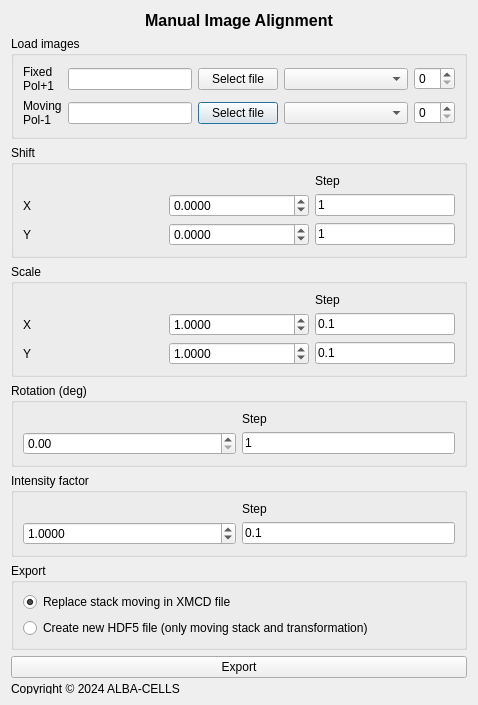
<?xml version="1.0" encoding="UTF-8"?>
<ui version="4.0">
 <class>ManualImageAlignment</class>
 <widget class="QDialog" name="ManualImageAlignment">
  <property name="geometry">
   <rect>
    <x>0</x>
    <y>0</y>
    <width>478</width>
    <height>636</height>
   </rect>
  </property>
  <property name="sizePolicy">
   <sizepolicy hsizetype="MinimumExpanding" vsizetype="MinimumExpanding">
    <horstretch>0</horstretch>
    <verstretch>0</verstretch>
   </sizepolicy>
  </property>
  <property name="focusPolicy">
   <enum>Qt::WheelFocus</enum>
  </property>
  <property name="contextMenuPolicy">
   <enum>Qt::DefaultContextMenu</enum>
  </property>
  <property name="acceptDrops">
   <bool>false</bool>
  </property>
  <property name="windowTitle">
   <string>MARTApp</string>
  </property>
  <property name="autoFillBackground">
   <bool>false</bool>
  </property>
  <property name="sizeGripEnabled">
   <bool>false</bool>
  </property>
  <layout class="QHBoxLayout" name="horizontalLayout">
   <item>
    <layout class="QVBoxLayout" name="verticalLayout">
     <property name="sizeConstraint">
      <enum>QLayout::SetMinimumSize</enum>
     </property>
     <item>
      <widget class="QLabel" name="label_12">
       <property name="font">
        <font>
         <pointsize>12</pointsize>
         <weight>75</weight>
         <bold>true</bold>
        </font>
       </property>
       <property name="acceptDrops">
        <bool>false</bool>
       </property>
       <property name="frameShape">
        <enum>QFrame::NoFrame</enum>
       </property>
       <property name="frameShadow">
        <enum>QFrame::Plain</enum>
       </property>
       <property name="text">
        <string>Manual Image Alignment</string>
       </property>
       <property name="alignment">
        <set>Qt::AlignCenter</set>
       </property>
      </widget>
     </item>
     <item>
      <widget class="QGroupBox" name="groupBox">
       <property name="title">
        <string>Load images</string>
       </property>
       <layout class="QGridLayout" name="gridLayout_6">
        <item row="0" column="0">
         <layout class="QGridLayout" name="gridLayout_5">
          <item row="1" column="0">
           <widget class="QLabel" name="label_6">
            <property name="text">
             <string>Moving
Pol-1</string>
            </property>
           </widget>
          </item>
          <item row="1" column="4">
           <widget class="QSpinBox" name="nimg_moving"/>
          </item>
          <item row="0" column="4">
           <widget class="QSpinBox" name="nimg_fixed"/>
          </item>
          <item row="0" column="0">
           <widget class="QLabel" name="label_5">
            <property name="text">
             <string>Fixed
Pol+1</string>
            </property>
           </widget>
          </item>
          <item row="0" column="1">
           <widget class="QLineEdit" name="fileFixed">
            <property name="enabled">
             <bool>true</bool>
            </property>
            <property name="sizePolicy">
             <sizepolicy hsizetype="Expanding" vsizetype="Fixed">
              <horstretch>0</horstretch>
              <verstretch>0</verstretch>
             </sizepolicy>
            </property>
           </widget>
          </item>
          <item row="1" column="2">
           <widget class="QPushButton" name="SelectFileMoving">
            <property name="text">
             <string>Select file</string>
            </property>
           </widget>
          </item>
          <item row="1" column="1">
           <widget class="QLineEdit" name="fileMoving">
            <property name="sizePolicy">
             <sizepolicy hsizetype="Expanding" vsizetype="Fixed">
              <horstretch>0</horstretch>
              <verstretch>0</verstretch>
             </sizepolicy>
            </property>
           </widget>
          </item>
          <item row="0" column="2">
           <widget class="QPushButton" name="SelectFileFixed">
            <property name="text">
             <string>Select file</string>
            </property>
           </widget>
          </item>
          <item row="0" column="3">
           <widget class="QComboBox" name="dsetFixed">
            <property name="sizePolicy">
             <sizepolicy hsizetype="MinimumExpanding" vsizetype="Fixed">
              <horstretch>0</horstretch>
              <verstretch>0</verstretch>
             </sizepolicy>
            </property>
            <property name="focusPolicy">
             <enum>Qt::TabFocus</enum>
            </property>
           </widget>
          </item>
          <item row="1" column="3">
           <widget class="QComboBox" name="dsetMoving">
            <property name="sizePolicy">
             <sizepolicy hsizetype="MinimumExpanding" vsizetype="Fixed">
              <horstretch>0</horstretch>
              <verstretch>0</verstretch>
             </sizepolicy>
            </property>
           </widget>
          </item>
         </layout>
        </item>
       </layout>
      </widget>
     </item>
     <item>
      <widget class="QGroupBox" name="groupBox_2">
       <property name="title">
        <string>Shift</string>
       </property>
       <layout class="QGridLayout" name="gridLayout_4">
        <item row="1" column="0">
         <layout class="QGridLayout" name="gridLayout_3">
          <item row="1" column="0">
           <widget class="QLabel" name="label_3">
            <property name="text">
             <string>X</string>
            </property>
           </widget>
          </item>
          <item row="2" column="2">
           <widget class="QLineEdit" name="shiftYStep">
            <property name="sizePolicy">
             <sizepolicy hsizetype="Minimum" vsizetype="Fixed">
              <horstretch>0</horstretch>
              <verstretch>0</verstretch>
             </sizepolicy>
            </property>
            <property name="inputMethodHints">
             <set>Qt::ImhDigitsOnly|Qt::ImhFormattedNumbersOnly</set>
            </property>
            <property name="text">
             <string>1</string>
            </property>
           </widget>
          </item>
          <item row="2" column="0">
           <widget class="QLabel" name="label_4">
            <property name="text">
             <string>Y</string>
            </property>
           </widget>
          </item>
          <item row="1" column="2">
           <widget class="QLineEdit" name="shiftXStep">
            <property name="sizePolicy">
             <sizepolicy hsizetype="Minimum" vsizetype="Fixed">
              <horstretch>0</horstretch>
              <verstretch>0</verstretch>
             </sizepolicy>
            </property>
            <property name="inputMethodHints">
             <set>Qt::ImhDigitsOnly|Qt::ImhFormattedNumbersOnly</set>
            </property>
            <property name="text">
             <string>1</string>
            </property>
           </widget>
          </item>
          <item row="1" column="1">
           <widget class="QDoubleSpinBox" name="shiftX">
            <property name="cursor">
             <cursorShape>UpArrowCursor</cursorShape>
            </property>
            <property name="focusPolicy">
             <enum>Qt::WheelFocus</enum>
            </property>
            <property name="buttonSymbols">
             <enum>QAbstractSpinBox::UpDownArrows</enum>
            </property>
            <property name="decimals">
             <number>4</number>
            </property>
            <property name="minimum">
             <double>-9999999999.000000000000000</double>
            </property>
            <property name="maximum">
             <double>9999999999.000000000000000</double>
            </property>
           </widget>
          </item>
          <item row="2" column="1">
           <widget class="QDoubleSpinBox" name="shiftY">
            <property name="decimals">
             <number>4</number>
            </property>
            <property name="minimum">
             <double>-9999999999.000000000000000</double>
            </property>
            <property name="maximum">
             <double>9999999999.000000000000000</double>
            </property>
           </widget>
          </item>
          <item row="0" column="2">
           <widget class="QLabel" name="label_7">
            <property name="text">
             <string>Step</string>
            </property>
           </widget>
          </item>
         </layout>
        </item>
       </layout>
      </widget>
     </item>
     <item>
      <widget class="QGroupBox" name="groupBox_3">
       <property name="title">
        <string>Scale</string>
       </property>
       <layout class="QGridLayout" name="gridLayout_2">
        <item row="0" column="0">
         <layout class="QGridLayout" name="gridLayout">
          <item row="1" column="2">
           <widget class="QLineEdit" name="scaleXStep">
            <property name="sizePolicy">
             <sizepolicy hsizetype="Minimum" vsizetype="Fixed">
              <horstretch>0</horstretch>
              <verstretch>0</verstretch>
             </sizepolicy>
            </property>
            <property name="inputMethodHints">
             <set>Qt::ImhDigitsOnly|Qt::ImhFormattedNumbersOnly</set>
            </property>
            <property name="text">
             <string>0.1</string>
            </property>
           </widget>
          </item>
          <item row="2" column="1">
           <widget class="QDoubleSpinBox" name="scaleY">
            <property name="decimals">
             <number>4</number>
            </property>
            <property name="singleStep">
             <double>0.100000000000000</double>
            </property>
            <property name="value">
             <double>1.000000000000000</double>
            </property>
           </widget>
          </item>
          <item row="2" column="0">
           <widget class="QLabel" name="label_2">
            <property name="text">
             <string>Y</string>
            </property>
           </widget>
          </item>
          <item row="1" column="1">
           <widget class="QDoubleSpinBox" name="scaleX">
            <property name="decimals">
             <number>4</number>
            </property>
            <property name="singleStep">
             <double>0.100000000000000</double>
            </property>
            <property name="value">
             <double>1.000000000000000</double>
            </property>
           </widget>
          </item>
          <item row="1" column="0">
           <widget class="QLabel" name="label">
            <property name="text">
             <string>X</string>
            </property>
           </widget>
          </item>
          <item row="2" column="2">
           <widget class="QLineEdit" name="scaleYStep">
            <property name="sizePolicy">
             <sizepolicy hsizetype="Minimum" vsizetype="Fixed">
              <horstretch>0</horstretch>
              <verstretch>0</verstretch>
             </sizepolicy>
            </property>
            <property name="inputMethodHints">
             <set>Qt::ImhDigitsOnly|Qt::ImhFormattedNumbersOnly</set>
            </property>
            <property name="text">
             <string>0.1</string>
            </property>
           </widget>
          </item>
          <item row="0" column="2">
           <widget class="QLabel" name="label_8">
            <property name="text">
             <string>Step</string>
            </property>
           </widget>
          </item>
         </layout>
        </item>
       </layout>
      </widget>
     </item>
     <item>
      <widget class="QGroupBox" name="groupBox_4">
       <property name="title">
        <string>Rotation (deg)</string>
       </property>
       <layout class="QHBoxLayout" name="horizontalLayout_6">
        <item>
         <layout class="QGridLayout" name="gridLayout_8">
          <item row="1" column="1">
           <widget class="QLineEdit" name="rotationStep">
            <property name="sizePolicy">
             <sizepolicy hsizetype="Minimum" vsizetype="Fixed">
              <horstretch>0</horstretch>
              <verstretch>0</verstretch>
             </sizepolicy>
            </property>
            <property name="inputMethodHints">
             <set>Qt::ImhFormattedNumbersOnly</set>
            </property>
            <property name="text">
             <string>1</string>
            </property>
           </widget>
          </item>
          <item row="1" column="0">
           <widget class="QDoubleSpinBox" name="rotation"/>
          </item>
          <item row="0" column="1">
           <widget class="QLabel" name="label_9">
            <property name="text">
             <string>Step</string>
            </property>
           </widget>
          </item>
         </layout>
        </item>
       </layout>
      </widget>
     </item>
     <item>
      <widget class="QGroupBox" name="groupBox_5">
       <property name="title">
        <string>Intensity factor</string>
       </property>
       <layout class="QHBoxLayout" name="horizontalLayout_4">
        <item>
         <layout class="QGridLayout" name="gridLayout_9">
          <item row="1" column="0">
           <widget class="QDoubleSpinBox" name="intensityFactor">
            <property name="decimals">
             <number>4</number>
            </property>
            <property name="singleStep">
             <double>0.100000000000000</double>
            </property>
            <property name="value">
             <double>1.000000000000000</double>
            </property>
           </widget>
          </item>
          <item row="1" column="1">
           <widget class="QLineEdit" name="intensityFactorStep">
            <property name="sizePolicy">
             <sizepolicy hsizetype="Minimum" vsizetype="Fixed">
              <horstretch>0</horstretch>
              <verstretch>0</verstretch>
             </sizepolicy>
            </property>
            <property name="inputMethodHints">
             <set>Qt::ImhDigitsOnly</set>
            </property>
            <property name="text">
             <string>0.1</string>
            </property>
            <property name="maxLength">
             <number>54</number>
            </property>
           </widget>
          </item>
          <item row="0" column="1">
           <widget class="QLabel" name="label_10">
            <property name="text">
             <string>Step</string>
            </property>
           </widget>
          </item>
         </layout>
        </item>
       </layout>
      </widget>
     </item>
     <item>
      <widget class="QGroupBox" name="groupBox_6">
       <property name="title">
        <string>Export</string>
       </property>
       <layout class="QVBoxLayout" name="verticalLayout_3">
        <item>
         <layout class="QGridLayout" name="gridLayout_7">
          <item row="0" column="0">
           <widget class="QRadioButton" name="exportXMCDFile_radioButton">
            <property name="text">
             <string>Replace stack moving in XMCD file</string>
            </property>
            <property name="checked">
             <bool>true</bool>
            </property>
           </widget>
          </item>
          <item row="1" column="0">
           <widget class="QRadioButton" name="exportNewHDF5_radioButton">
            <property name="text">
             <string>Create new HDF5 file (only moving stack and transformation)</string>
            </property>
           </widget>
          </item>
         </layout>
        </item>
       </layout>
      </widget>
     </item>
     <item>
      <widget class="QPushButton" name="Export">
       <property name="text">
        <string>Export</string>
       </property>
      </widget>
     </item>
     <item>
      <widget class="QLabel" name="label_11">
       <property name="maximumSize">
        <size>
         <width>16777215</width>
         <height>10</height>
        </size>
       </property>
       <property name="text">
        <string>Copyright © 2024 ALBA-CELLS</string>
       </property>
      </widget>
     </item>
    </layout>
   </item>
   <item>
    <layout class="QVBoxLayout" name="figures_verticalLayout">
     <item>
      <layout class="QHBoxLayout" name="imshow_horizontalLayout">
       <property name="sizeConstraint">
        <enum>QLayout::SetDefaultConstraint</enum>
       </property>
      </layout>
     </item>
    </layout>
   </item>
  </layout>
 </widget>
 <tabstops>
  <tabstop>fileFixed</tabstop>
  <tabstop>SelectFileFixed</tabstop>
  <tabstop>dsetFixed</tabstop>
  <tabstop>nimg_fixed</tabstop>
  <tabstop>fileMoving</tabstop>
  <tabstop>SelectFileMoving</tabstop>
  <tabstop>dsetMoving</tabstop>
  <tabstop>nimg_moving</tabstop>
  <tabstop>shiftX</tabstop>
  <tabstop>shiftXStep</tabstop>
  <tabstop>shiftY</tabstop>
  <tabstop>shiftYStep</tabstop>
  <tabstop>scaleX</tabstop>
  <tabstop>scaleXStep</tabstop>
  <tabstop>scaleY</tabstop>
  <tabstop>scaleYStep</tabstop>
  <tabstop>rotation</tabstop>
  <tabstop>rotationStep</tabstop>
  <tabstop>intensityFactor</tabstop>
  <tabstop>intensityFactorStep</tabstop>
  <tabstop>Export</tabstop>
 </tabstops>
 <resources/>
 <connections/>
</ui>
